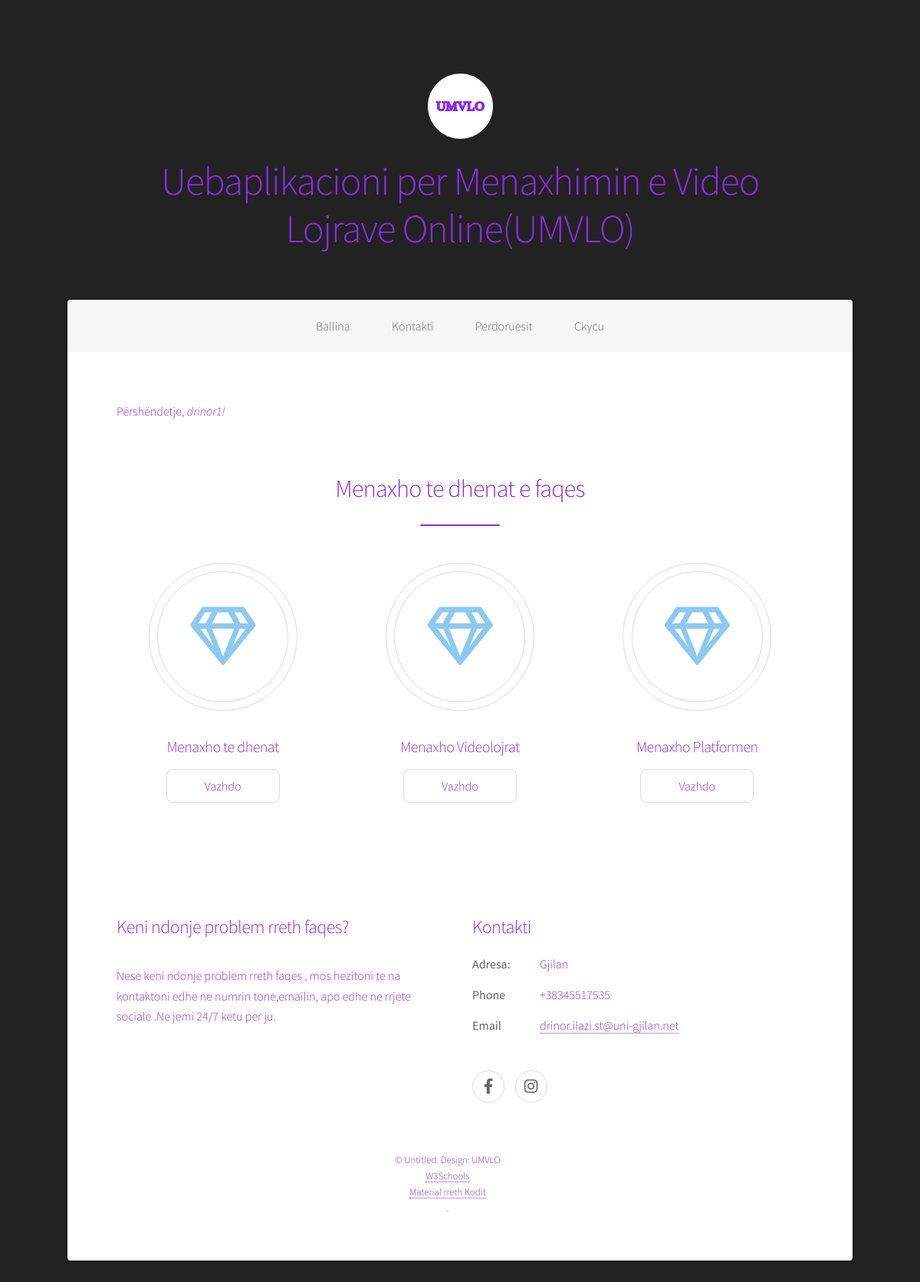
/ModuliAdministratorit/ballina_admin.php (signed in), run on the app's committed database.
### tables this page shows
CREATE TABLE `umvlo_tedhenat` (
  `ID_Dhenat` int(11) NOT NULL,
  `Titulli` varchar(222) NOT NULL,
  `Pershkrimi` varchar(1000) NOT NULL,
  `Dosja` mediumblob NOT NULL,
  `PamjaFaqes` varchar(255) NOT NULL
);

CREATE TABLE `umvlo_perdoruesi` (
  `pid` int(11) NOT NULL,
  `perdoruesi` varchar(111) NOT NULL,
  `password` varchar(222) NOT NULL,
  `email` varchar(222) NOT NULL
);

### ModuliAdministratorit/kontrolla.php (called while the page is built, shortened)
<?php
include('konfigurimi.php');
$user_check=$_SESSION['perdoruesi'];
$ses_sql = mysqli_query($conn,"SELECT perdoruesi FROM umvlo_perdoruesi WHERE perdoruesi='$user_check' ");
$row=mysqli_fetch_array($ses_sql,MYSQLI_ASSOC);
$login_user=$row['perdoruesi'];
?>

### ModuliAdministratorit/kemba.php (the view, shortened to what this page needs)
<footer id="footer">
					<?php
            $result = mysqli_query($conn, "SELECT * FROM umvlo_tedhenat WHERE PamjaFaqes='Kemba_Pyt'");
            while ($row = mysqli_fetch_assoc($result)) {
              extract($row);
            ?>
						<section>
							<h2><?php echo $Titulli ?></h2>
							<p><?php echo $Pershkrimi; ?></p>
						</section>
			<?php } ?>
									<?php
            $result = mysqli_query($conn, "SELECT * FROM umvlo_tedhenat WHERE PamjaFaqes='Kemba_Linqe'");
            while ($row = mysqli_fetch_assoc($result)) {
              extract($row);
            ?>
						<section>
							<h2><?php echo $Titulli ?></h2>
							<?php echo $Pershkrimi; ?>
						</section>
			<?php } ?>
			<?php
            $result = mysqli_query($conn, "SELECT * FROM umvlo_tedhenat WHERE PamjaFaqes='Kemba_Drejtat'");
            while ($row = mysqli_fetch_assoc($result)) {
              extract($row);
            ?>
							<?php echo $Pershkrimi; ?>
			<?php } ?>
			</footer>

### ModuliAdministratorit/ballina_admin.php (shortened to what this page needs)
<?php
	include_once("kontrolla.php");
?>
<!DOCTYPE HTML>
<html>
	<head>
		<link rel="stylesheet" href="assets/css/main.css" />
	</head>
	<body class="is-preload">
			<div id="wrapper">
				<header id="header" class="alt">
						<?php include_once("koka.php"); ?>
           </header>
					 <nav id="nav">
					<?php include_once("meny.php"); ?>
                  </nav>
					<div id="main">
							<section id="first" class="main special">
							<div class="spotlight">
				<p style="text-align:right;">Përshëndetje, <em><?php  echo $login_user;?>!</em></p>
				 </div>
								<header class="major">
									<h2>Menaxho te dhenat e faqes</h2>
								</header>
								<ul class="features">
								<li>
										<span class="icon major style5 fa-gem"></span>
										<h3>Menaxho te dhenat</h3>
										<a href="modifiko_tedhena.php" class="button">Vazhdo</a>
									</li>
									<li>
										<span class="icon major style5 fa-gem"></span>
										<h3>Menaxho  Videolojrat</h3>
										<a href="Videolojrat.php" class="button">Vazhdo</a>
									</li>
									<li>
										<span class="icon major style5 fa-gem"></span>
										<h3>Menaxho Platformen</h3>
										<a href="Platforma.php" class="button">Vazhdo</a>
									</li>
								</ul>
							</section>
					<?php include_once("kemba.php")?>
			</div>
</div>
	</body>
</html>

### ModuliAdministratorit/koka.php (shortened to what this page needs)
		<?php
          $result = mysqli_query($conn, "SELECT * FROM umvlo_tedhenat WHERE PamjaFaqes='KokaAdm'");
          while ($row = mysqli_fetch_assoc($result)) {
            extract($row);
          ?>
	<?php echo $Titulli ?>
	<h1><?php echo $Pershkrimi ?></h1>
<?php } ?>

### ModuliAdministratorit/meny.php (shortened to what this page needs)
		<?php
         $result = mysqli_query($conn, "SELECT * FROM umvlo_tedhenat WHERE PamjaFaqes='MenyAdm'");
         while ($row = mysqli_fetch_assoc($result)) {
           extract($row);
  	 echo $Pershkrimi;
}
         ?>

### data on the page
umvlo_tedhenat: Titulli (picture), Pershkrimi "Uebaplikacioni per Menaxhimin e Video Lojrave Online(UMVLO)"
umvlo_tedhenat: Pershkrimi "Ballina Kontakti Perdoruesit Ckycu"
umvlo_perdoruesi: perdoruesi "drinor1"
umvlo_tedhenat: Titulli "Keni ndonje problem rreth faqes?", Pershkrimi "Nese keni ndonje problem rreth faqes , mos hezitoni te na kontaktoni edhe ne numrin tone,emailin, apo edhe ne rrjete sociale .Ne jemi 24/7 ketu per ju."
umvlo_tedhenat: Titulli "Kontakti", Pershkrimi "Adresa: Gjilan Phone +38345517535 Email drinor.ilazi.st@uni-gjilan.net"
umvlo_tedhenat: Pershkrimi "© Untitled. Design: UMVLO W3Schools Material rreth Kodit ."
